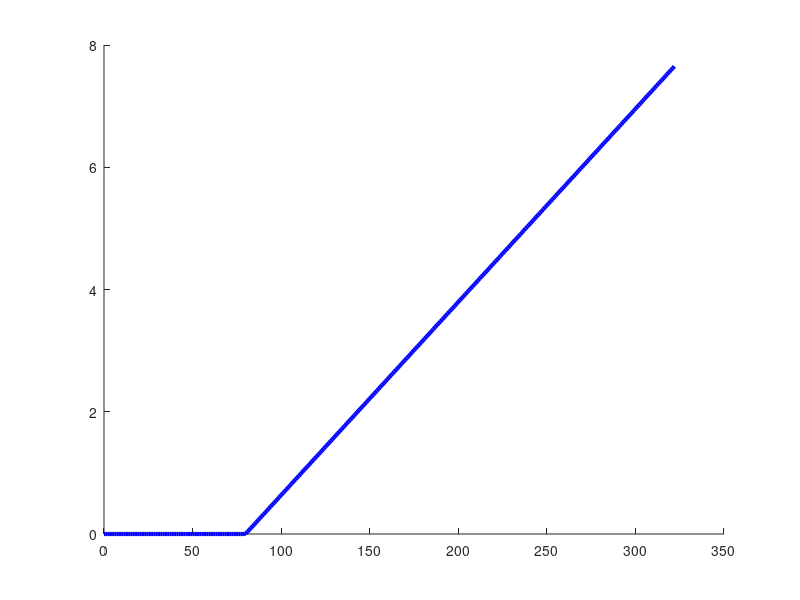

Here is the MATLAB script that generated this plot: (Note: this script raises an error after producing the figure.)
clear; clc; close all;

%% TIME AND SOLAR CONSTANTS

n       = 2831;
Tau     = deg2rad(-1.545);
Y       = 346.71;
t_0     = -1.23;

T_total = 24*14;
dt      = 0.25;
t       = 0:dt:T_total;
N       = length(t);

omega   = 360 / T_total;

%% MOON GEOMETRY

R_moon = 1737400;
L      = deg2rad(-91);
E      = deg2rad(90);

%% SOLAR CONSTANTS

G_sc    = 1361;
I_illum = 0.3543;

%% PANEL PROPERTIES

panel_number  = 3;
panel_widths  = [0.4, 0.45, 0.45];
panel_height  = 0.45 - 0.0059 - 0.05;

panel_eff   = 0.28;
inc_derate  = 0.95;

azi_p = linspace(0,360,panel_number+1);
azi_p(end) = [];
azi_p = deg2rad(azi_p);

%% BATTERY

batt_specific_energy = 269;

%% MISSION CONSTANTS

t_mission = 24*14;

speed  = 0.02;
P_base = 25.0;
d_trav = 1000;

t_trav = (d_trav / speed) / 3600;

%% NAVIGATION TIME SWEEP (hours)

t_nav = 0:1:(t_mission - t_trav);

%% COMPUTE SOLAR ENERGY ONCE

theta_dip = acos(R_moon/(R_moon + panel_height));
P_elec_arr = zeros(1,N);

for i = 1:N

    ti = t(i);

    delta = Tau * sin(deg2rad(360/Y * (n + ti/24 - t_0)));
    H     = deg2rad(omega * (T_total/2 - ti));

    B = asin(cos(L)*cos(delta)*cos(H) + sin(L)*sin(delta));

    cosB = cos(B);

    if abs(cosB) > 1e-10
        azi_s = asin(max(-1, min(1, cos(delta)*sin(H)/cosB)));
    else
        azi_s = 0;
    end

    P_total = 0;

    if B > -theta_dip

        for p = 1:panel_number

            cos_theta = cos(B)*cos(azi_s - azi_p(p)) + sin(B)*cos(E);

            if cos_theta > 0

                G_panel = G_sc * cos_theta * I_illum;

                panel_area = panel_widths(p) * panel_height;

                P_panel = G_panel ...
                        * panel_area ...
                        * panel_eff ...
                        * inc_derate;

                P_total = P_total + P_panel;

            end
        end
    end

    P_elec_arr(i) = P_total;

end

E_solar = trapz(t, P_elec_arr);

%% PREALLOCATE

mass_batt_vs_t_nav = zeros(size(t_nav));

%% LOOP OVER NAV TIME

for k = 1:length(t_nav)

    t_nav_k = t_nav(k);

    E_motors = P_base * t_trav;

    E_avionics_travel = 10 * t_trav;

    E_avionics_nav = 10 * t_nav_k;

    E_avionics_rest = 1.5 * (t_mission - t_trav - t_nav_k);

    E_heaters  = 0.2 * t_mission;

    E_payloads = 15 * t_mission;

    E_total = E_motors + ...
              E_avionics_travel + ...
              E_avionics_nav + ...
              E_avionics_rest + ...
              E_heaters + ...
              E_payloads;

    E_required = max(0, E_total - E_solar);

    mass_batt_vs_t_nav(k) = E_required / batt_specific_energy;

end

%% PLOT

figure; hold on;

plot(t_nav, mass_batt_vs_t_nav, ...
     'LineWidth',3,'Color','blue', ...
     'DisplayName','Battery Mass');

yline(2,'r--','LineWidth',3,'DisplayName','2 kg Limit');

xlabel('Navigation Time [hr]')
ylabel('Required Battery Mass [kg]')
title('Battery Mass vs Navigation Time')

grid on
legend show
